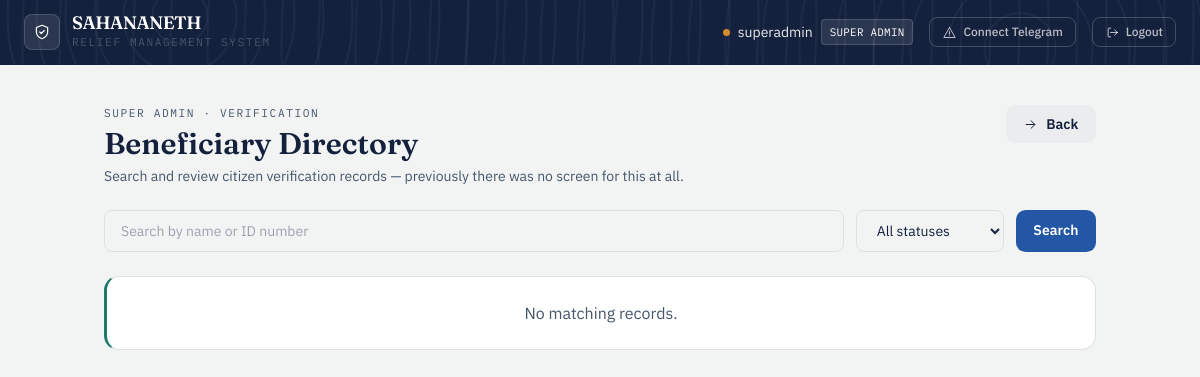
Page /admin/beneficiaries (signed in) on the earlier database version.
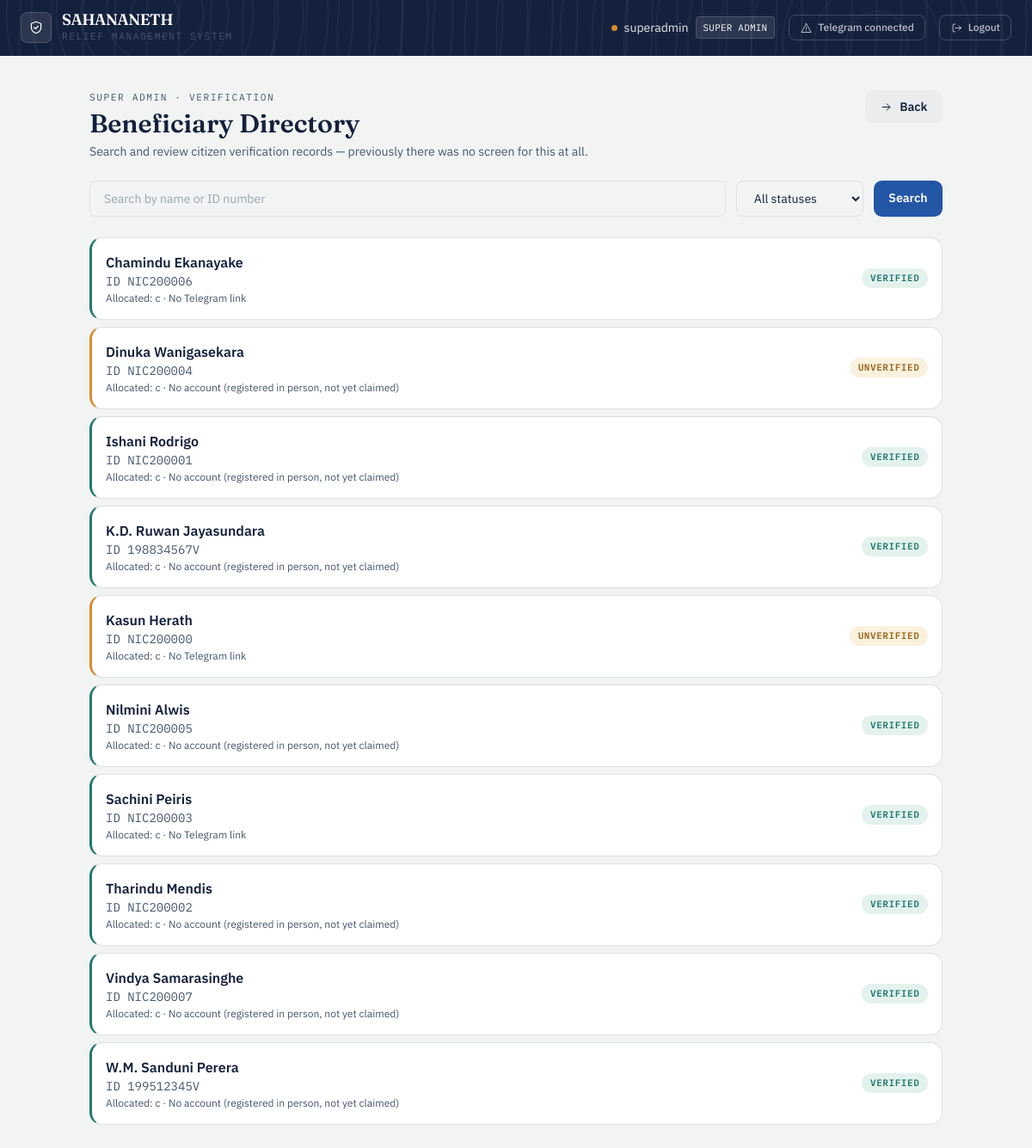
Same page on the later database version.
### app/models/user.py (models this page shows, shortened)
class User(UserMixin, db.Model):
    __tablename__ = 'users'
    id = db.Column(db.Integer, primary_key=True)
    username = db.Column(db.String(80), unique=True, nullable=False)
    full_name = db.Column(db.String(150), nullable=True)
    password_hash = db.Column(db.String(256), nullable=False)
    role_level = db.Column(
    db.Enum('super_admin', 'gov_officer', 'field_officer',
            'warehouse_manager', 'citizen',
            name='user_role_enum'),
    nullable=False
)
    status = db.Column(
        db.Enum('pending', 'active', 'needs_verification', 'verified', 'rejected',name='user_status_enum'),
        default='pending',
        nullable=False
    )
    assigned_node_id = db.Column(db.Integer, nullable=True)
    created_at = db.Column(db.DateTime, default=datetime.utcnow)
    telegram_chat_id = db.Column(db.String(64), unique=True, nullable=True)
    telegram_linked_at = db.Column(db.DateTime, nullable=True)
    notify_opt_in = db.Column(db.Boolean, default=True, nullable=False)
    country = db.Column(db.String(100), nullable=True)
    region = db.Column(db.String(100), nullable=True)   # state / province / district
    city = db.Column(db.String(100), nullable=True)
    latitude = db.Column(db.Float, nullable=True)
    longitude = db.Column(db.Float, nullable=True)
    location_updated_at = db.Column(db.DateTime, nullable=True)
    @property
    def telegram_linked(self):
        return self.telegram_chat_id is not None

### app/models/beneficiary.py (models this page shows, shortened)
class Beneficiary(db.Model):
    __tablename__ = 'beneficiaries'
    id = db.Column(db.Integer, primary_key=True)
    identification_number = db.Column(db.String(50), unique=True, nullable=False)
    full_name = db.Column(db.String(150), nullable=False)
    is_verified = db.Column(db.Boolean, default=False)
    allocated_shelter_id = db.Column(db.Integer, db.ForeignKey('shelters.id'), nullable=True)
    user_id = db.Column(db.Integer, db.ForeignKey('users.id'), nullable=True)
    created_at = db.Column(db.DateTime, default=datetime.utcnow)
    shelter = db.relationship('Shelter', backref='beneficiaries')
    user = db.relationship('User', backref='beneficiary_profile')

### app/models/shelter.py (models this page shows, shortened)
class Shelter(db.Model):
    __tablename__ = 'shelters'
    id = db.Column(db.Integer, primary_key=True)
    shelter_name = db.Column(db.String(150), nullable=False)
    latitude = db.Column(db.Float, nullable=True)
    longitude = db.Column(db.Float, nullable=True)
    maximum_capacity = db.Column(db.Integer, nullable=False)
    current_occupancy_count = db.Column(db.Integer, default=0)
    address = db.Column(db.String(255), nullable=True)
    country = db.Column(db.String(100), nullable=True)
    region = db.Column(db.String(100), nullable=True)   # state / province / district
    city = db.Column(db.String(100), nullable=True)
    status = db.Column(
    db.Enum('pending_approval', 'active', 'inactive',
            name='shelter_status_enum'),
    default='pending_approval',
    nullable=False
)
    created_by_id = db.Column(db.Integer, db.ForeignKey('users.id'), nullable=False)
    approved_by_id = db.Column(db.Integer, db.ForeignKey('users.id'), nullable=True)
    created_at = db.Column(db.DateTime, default=datetime.utcnow)
    created_by = db.relationship('User', foreign_keys=[created_by_id], backref='created_shelters')
    approved_by = db.relationship('User', foreign_keys=[approved_by_id], backref='approved_shelters')
    inventory_items = db.relationship('ShelterInventory', backref='shelter', cascade='all, delete-orphan')

### app/routes/super_admin.py (the view)
@admin_bp.route('/beneficiaries')
@login_required
@role_required('super_admin')
def beneficiaries():
    from app.services.beneficiary_service import search_and_filter
    q = request.args.get('q', '').strip()
    verified = request.args.get('verified', '')  # '', 'yes', 'no'
    results = search_and_filter(q=q, verified=verified)
    return render_template('super_admin/beneficiaries.html', results=results, q=q, verified=verified)

### app/models/user.py (called while the page is built)
@login_manager.user_loader
def load_user(user_id):
    return User.query.get(int(user_id))

### app/services/beneficiary_service.py (called while the page is built)
def search_and_filter(q='', verified='', shelter_id=None, limit=200):
    query = Beneficiary.query
    if q:
        like = f'%{q.strip()}%'
        query = query.filter(db.or_(
            Beneficiary.full_name.ilike(like),
            Beneficiary.identification_number.ilike(like),
        ))
    if verified == 'yes':
        query = query.filter(Beneficiary.is_verified.is_(True))
    elif verified == 'no':
        query = query.filter(Beneficiary.is_verified.is_(False))
    if shelter_id:
        query = query.filter(Beneficiary.allocated_shelter_id == shelter_id)
    return query.order_by(Beneficiary.full_name).limit(limit).all()

### app/utils.py (called while the page is built)
def role_required(*roles):
    def decorator(f):
        @wraps(f)
        def decorated_function(*args, **kwargs):
            if not current_user.is_authenticated:
                abort(401)
            if current_user.role_level not in roles:
                abort(403)
            return f(*args, **kwargs)
        return decorated_function
    return decorator

### app/templates/super_admin/beneficiaries.html (shortened to what this page needs)
{% extends "base.html" %}
{% block content %}
<div class="max-w-5xl mx-auto mt-10 px-4 pb-16">
    <div class="mb-6 flex flex-wrap items-start justify-between gap-3">
        <div>
            <div class="eyebrow">Super Admin · Verification</div>
            <h1 class="mt-1 font-display text-3xl font-semibold text-ink">Beneficiary Directory</h1>
            <p class="mt-1 text-sm text-slate">Search and review citizen verification records — previously there was no screen for this at all.</p>
        </div>
        <a href="/auth/dashboard" class="btn-ghost inline-flex items-center gap-2">
            <svg class="icon" style="width:15px;height:15px"><use href="#icon-arrow-right"/></svg>
            Back
        </a>
    </div>
    <form method="GET" class="flex flex-wrap gap-3 mb-6">
        <input type="text" name="q" value="{{ q }}" placeholder="Search by name or ID number"
            class="flex-1 min-w-[220px] rounded-lg border border-line bg-paper px-4 py-2.5 text-sm text-ink focus:border-civic focus:outline-none focus:ring-2 focus:ring-civic/40" />
        <select name="verified" class="rounded-lg border border-line bg-paper px-4 py-2.5 text-sm text-ink">
            <option value="" {{ 'selected' if not verified }}>All statuses</option>
        </select>
        <button type="submit" class="btn-primary">Search</button>
    </form>
    {% if results %}
    <div class="space-y-2">
        {% for b in results %}
        <div class="ledger-card {{ 'tone-relief' if b.is_verified else 'tone-amber' }} p-4 flex justify-between items-center flex-wrap gap-2">
            <div>
                <p class="font-semibold text-ink">{{ b.full_name }}</p>
                <p class="text-sm text-slate font-mono">ID {{ b.identification_number }}</p>
                <p class="text-xs text-slate mt-0.5">
                    {% if b.shelter %}Allocated: {{ b.shelter.shelter_name }}{% else %}No shelter allocated{% endif %}
                    {% if b.user %} · {% if b.user.telegram_chat_id %}Telegram linked{% else %}No Telegram link{% endif %}{% else %} · No account (registered in person, not yet claimed){% endif %}
                </p>
            </div>
            <span class="status-pill {{ 'status-approved' if b.is_verified else 'status-pending' }}">
                {{ 'Verified' if b.is_verified else 'Unverified' }}
            </span>
        </div>
        {% endfor %}
    </div>
    {% else %}
    <div class="ledger-card tone-relief p-6 text-center text-slate">No matching records.</div>
    {% endif %}
</div>
{% endblock %}

### app/templates/base.html (shortened to what this page needs)
<!DOCTYPE html>
<html lang="en">
<head>
    <link rel="stylesheet" href="{{ url_for('static', filename='css/tailwind.css') }}">
</head>
<body class="min-h-screen text-ink">
{% if current_user.is_authenticated %}
<nav class="contour-bg text-white px-6 py-3.5 flex justify-between items-center">
    <div class="flex items-center gap-3">
        <div class="w-9 h-9 rounded-lg bg-white/10 border border-white/15 flex items-center justify-center">
            <svg class="icon text-white"><use href="#icon-shield"/></svg>
        </div>
        <div>
            <div class="font-display font-semibold text-lg leading-none tracking-tight">SAHANANETH</div>
            <div class="eyebrow text-white/50 mt-0.5">Relief Management System</div>
        </div>
    </div>
    <div class="flex gap-4 items-center text-sm">
        <div class="flex items-center gap-2">
            <span class="badge-dot bg-amber"></span>
            <span class="text-white/90">{{ current_user.username }}</span>
            <span class="font-mono text-[0.68rem] tracking-wide uppercase bg-white/10 border border-white/15 px-2 py-0.5 rounded">
                {{ current_user.role_level.replace('_', ' ').title() }}
            </span>
        </div>
        <a href="/auth/telegram/connect" class="flex items-center gap-1.5 text-white/70 hover:text-white border border-white/20 hover:border-white/40 px-3 py-1.5 rounded-lg transition">
            <svg class="icon" style="width:15px;height:15px"><use href="#icon-alert"/></svg>
            <span class="text-xs font-medium">{{ 'Telegram connected' if current_user.telegram_linked else 'Connect Telegram' }}</span>
        </a>
        <a href="/auth/logout" class="flex items-center gap-1.5 text-white/70 hover:text-white border border-white/20 hover:border-white/40 px-3 py-1.5 rounded-lg transition">
            <svg class="icon" style="width:15px;height:15px"><use href="#icon-logout"/></svg>
            <span class="text-xs font-medium">Logout</span>
        </a>
    </div>
</nav>
{% endif %}
<main class="{% block main_class %}{% endblock %}">
    {% block content %}{% endblock %}
</main>
</body>
</html>

Differences in the rows shown:
added Beneficiary: full_name "Chamindu Ekanayake", identification_number "NIC200006", shelter.shelter_name "c", shows "No Telegram link", is_verified "VERIFIED"
added Beneficiary: full_name "Dinuka Wanigasekara", identification_number "NIC200004", shelter.shelter_name "c", shows "· No account (registered in person, not yet claimed)", is_verified "UNVERIFIED"
added Beneficiary: full_name "Ishani Rodrigo", identification_number "NIC200001", shelter.shelter_name "c", shows "· No account (registered in person, not yet claimed)", is_verified "VERIFIED"
added Beneficiary: full_name "K.D. Ruwan Jayasundara", identification_number "198834567V", shelter.shelter_name "c", shows "· No account (registered in person, not yet claimed)", is_verified "VERIFIED"
added Beneficiary: full_name "Kasun Herath", identification_number "NIC200000", shelter.shelter_name "c", shows "No Telegram link", is_verified "UNVERIFIED"
added Beneficiary: full_name "Nilmini Alwis", identification_number "NIC200005", shelter.shelter_name "c", shows "· No account (registered in person, not yet claimed)", is_verified "VERIFIED"
added Beneficiary: full_name "Sachini Peiris", identification_number "NIC200003", shelter.shelter_name "c", shows "No Telegram link", is_verified "VERIFIED"
added Beneficiary: full_name "Tharindu Mendis", identification_number "NIC200002", shelter.shelter_name "c", shows "· No account (registered in person, not yet claimed)", is_verified "VERIFIED"
added Beneficiary: full_name "Vindya Samarasinghe", identification_number "NIC200007", shelter.shelter_name "c", shows "· No account (registered in person, not yet claimed)", is_verified "VERIFIED"
added Beneficiary: full_name "W.M. Sanduni Perera", identification_number "199512345V", shelter.shelter_name "c", shows "· No account (registered in person, not yet claimed)", is_verified "VERIFIED"
Other differences:
text no longer shown: "Connect Telegram No matching records."
text now shown: "Telegram connected"
